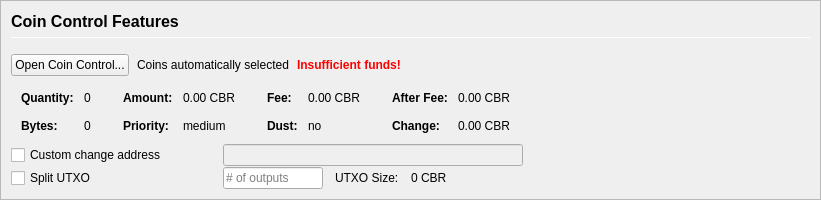
         <widget class="QFrame" name="frameCoinControl">
          <property name="sizePolicy">
           <sizepolicy hsizetype="Expanding" vsizetype="Expanding">
            <horstretch>0</horstretch>
            <verstretch>0</verstretch>
           </sizepolicy>
          </property>
          <property name="maximumSize">
           <size>
            <width>16777215</width>
            <height>16777215</height>
           </size>
          </property>
          <property name="frameShape">
           <enum>QFrame::StyledPanel</enum>
          </property>
          <property name="frameShadow">
           <enum>QFrame::Sunken</enum>
          </property>
          <layout class="QVBoxLayout" name="verticalLayoutCoinControl2">
           <property name="spacing">
            <number>0</number>
           </property>
           <property name="leftMargin">
            <number>0</number>
           </property>
           <property name="topMargin">
            <number>0</number>
           </property>
           <property name="rightMargin">
            <number>0</number>
           </property>
           <property name="bottomMargin">
            <number>0</number>
           </property>
           <item>
            <widget class="QFrame" name="frameCoinControl_BG">
             <layout class="QVBoxLayout" name="verticalLayoutCoinControl" stretch="0,0,0,0,0,0">
              <property name="spacing">
               <number>1</number>
              </property>
              <property name="leftMargin">
               <number>10</number>
              </property>
              <property name="topMargin">
               <number>10</number>
              </property>
              <item>
               <layout class="QHBoxLayout" name="horizontalLayoutCoinControl1">
                <property name="bottomMargin">
                 <number>15</number>
                </property>
                <item>
                 <layout class="QVBoxLayout" name="verticalLayout_3">
                  <property name="spacing">
                   <number>6</number>
                  </property>
                  <item>
                   <widget class="QLabel" name="labelCoinControlFeatures">
                    <property name="sizePolicy">
                     <sizepolicy hsizetype="Preferred" vsizetype="Maximum">
                      <horstretch>0</horstretch>
                      <verstretch>0</verstretch>
                     </sizepolicy>
                    </property>
                    <property name="minimumSize">
                     <size>
                      <width>0</width>
                      <height>20</height>
                     </size>
                    </property>
                    <property name="font">
                     <font>
                      <pointsize>12</pointsize>
                      <weight>75</weight>
                      <bold>true</bold>
                     </font>
                    </property>
                    <property name="styleSheet">
                     <string notr="true">font-weight:bold;</string>
                    </property>
                    <property name="text">
                     <string>Coin Control Features</string>
                    </property>
                   </widget>
                  </item>
                  <item>
                   <widget class="Line" name="line">
                    <property name="minimumSize">
                     <size>
                      <width>0</width>
                      <height>1</height>
                     </size>
                    </property>
                    <property name="maximumSize">
                     <size>
                      <width>16777215</width>
                      <height>1</height>
                     </size>
                    </property>
                    <property name="orientation">
                     <enum>Qt::Horizontal</enum>
                    </property>
                   </widget>
                  </item>
                 </layout>
                </item>
               </layout>
              </item>
              <item>
               <layout class="QHBoxLayout" name="horizontalLayoutCoinControl2" stretch="0,0,0,0">
                <property name="spacing">
                 <number>8</number>
                </property>
                <property name="bottomMargin">
                 <number>10</number>
                </property>
                <item>
                 <widget class="QPushButton" name="pushButtonCoinControl">
                  <property name="styleSheet">
                   <string notr="true"/>
                  </property>
                  <property name="text">
                   <string>Open Coin Control...</string>
                  </property>
                  <property name="autoDefault">
                   <bool>false</bool>
                  </property>
                 </widget>
                </item>
                <item>
                 <widget class="QLabel" name="labelCoinControlAutomaticallySelected">
                  <property name="text">
                   <string>Coins automatically selected</string>
                  </property>
                  <property name="margin">
                   <number>5</number>
                  </property>
                 </widget>
                </item>
                <item>
                 <widget class="QLabel" name="labelCoinControlInsuffFunds">
                  <property name="font">
                   <font>
                    <weight>75</weight>
                    <bold>true</bold>
                   </font>
                  </property>
                  <property name="styleSheet">
                   <string notr="true">color:red;font-weight:bold;</string>
                  </property>
                  <property name="text">
                   <string>Insufficient funds!</string>
                  </property>
                  <property name="margin">
                   <number>5</number>
                  </property>
                 </widget>
                </item>
                <item>
                 <spacer name="horizontalSpacerCoinControl">
                  <property name="orientation">
                   <enum>Qt::Horizontal</enum>
                  </property>
                  <property name="sizeHint" stdset="0">
                   <size>
                    <width>40</width>
                    <height>1</height>
                   </size>
                  </property>
                 </spacer>
                </item>
               </layout>
              </item>
              <item>
               <widget class="QWidget" name="widgetCoinControl" native="true">
                <property name="sizePolicy">
                 <sizepolicy hsizetype="Preferred" vsizetype="Preferred">
                  <horstretch>0</horstretch>
                  <verstretch>0</verstretch>
                 </sizepolicy>
                </property>
                <property name="minimumSize">
                 <size>
                  <width>0</width>
                  <height>0</height>
                 </size>
                </property>
                <property name="styleSheet">
                 <string notr="true"/>
                </property>
                <layout class="QHBoxLayout" name="horizontalLayoutCoinControl5">
                 <property name="leftMargin">
                  <number>0</number>
                 </property>
                 <property name="topMargin">
                  <number>0</number>
                 </property>
                 <property name="rightMargin">
                  <number>0</number>
                 </property>
                 <property name="bottomMargin">
                  <number>0</number>
                 </property>
                 <item>
                  <layout class="QHBoxLayout" name="horizontalLayoutCoinControl3" stretch="0,0,0,1">
                   <property name="spacing">
                    <number>20</number>
                   </property>
                   <property name="topMargin">
                    <number>0</number>
                   </property>
                   <property name="bottomMargin">
                    <number>10</number>
                   </property>
                   <item>
                    <layout class="QFormLayout" name="formLayoutCoinControl1">
                     <property name="horizontalSpacing">
                      <number>10</number>
                     </property>
                     <property name="verticalSpacing">
                      <number>14</number>
                     </property>
                     <property name="leftMargin">
                      <number>10</number>
                     </property>
                     <property name="topMargin">
                      <number>4</number>
                     </property>
                     <property name="rightMargin">
                      <number>6</number>
                     </property>
                     <item row="0" column="0">
                      <widget class="QLabel" name="labelCoinControlQuantityText">
                       <property name="font">
                        <font>
                         <weight>75</weight>
                         <bold>true</bold>
                        </font>
                       </property>
                       <property name="text">
                        <string>Quantity:</string>
                       </property>
                       <property name="margin">
                        <number>0</number>
                       </property>
                      </widget>
                     </item>
                     <item row="0" column="1">
                      <widget class="QLabel" name="labelCoinControlQuantity">
                       <property name="cursor">
                        <cursorShape>IBeamCursor</cursorShape>
                       </property>
                       <property name="contextMenuPolicy">
                        <enum>Qt::ActionsContextMenu</enum>
                       </property>
                       <property name="text">
                        <string notr="true">0</string>
                       </property>
                       <property name="margin">
                        <number>0</number>
                       </property>
                       <property name="textInteractionFlags">
                        <set>Qt::LinksAccessibleByMouse|Qt::TextSelectableByKeyboard|Qt::TextSelectableByMouse</set>
                       </property>
                      </widget>
                     </item>
                     <item row="1" column="0">
                      <widget class="QLabel" name="labelCoinControlBytesText">
                       <property name="font">
                        <font>
                         <weight>75</weight>
                         <bold>true</bold>
                        </font>
                       </property>
                       <property name="text">
                        <string>Bytes:</string>
                       </property>
                      </widget>
                     </item>
                     <item row="1" column="1">
                      <widget class="QLabel" name="labelCoinControlBytes">
                       <property name="cursor">
                        <cursorShape>IBeamCursor</cursorShape>
                       </property>
                       <property name="contextMenuPolicy">
                        <enum>Qt::ActionsContextMenu</enum>
                       </property>
                       <property name="text">
                        <string notr="true">0</string>
                       </property>
                       <property name="textInteractionFlags">
                        <set>Qt::LinksAccessibleByMouse|Qt::TextSelectableByKeyboard|Qt::TextSelectableByMouse</set>
                       </property>
                      </widget>
                     </item>
                    </layout>
                   </item>
                   <item>
                    <layout class="QFormLayout" name="formLayoutCoinControl2">
                     <property name="horizontalSpacing">
                      <number>10</number>
                     </property>
                     <property name="verticalSpacing">
                      <number>14</number>
                     </property>
                     <property name="leftMargin">
                      <number>6</number>
                     </property>
                     <property name="topMargin">
                      <number>4</number>
                     </property>
                     <property name="rightMargin">
                      <number>6</number>
                     </property>
                     <item row="0" column="0">
                      <widget class="QLabel" name="labelCoinControlAmountText">
                       <property name="font">
                        <font>
                         <weight>75</weight>
                         <bold>true</bold>
                        </font>
                       </property>
                       <property name="text">
                        <string>Amount:</string>
                       </property>
                       <property name="margin">
                        <number>0</number>
                       </property>
                      </widget>
                     </item>
                     <item row="0" column="1">
                      <widget class="QLabel" name="labelCoinControlAmount">
                       <property name="cursor">
                        <cursorShape>IBeamCursor</cursorShape>
                       </property>
                       <property name="contextMenuPolicy">
                        <enum>Qt::ActionsContextMenu</enum>
                       </property>
                       <property name="text">
                        <string notr="true">0.00 CBR</string>
                       </property>
                       <property name="textInteractionFlags">
                        <set>Qt::LinksAccessibleByMouse|Qt::TextSelectableByKeyboard|Qt::TextSelectableByMouse</set>
                       </property>
                      </widget>
                     </item>
                     <item row="1" column="0">
                      <widget class="QLabel" name="labelCoinControlPriorityText">
                       <property name="font">
                        <font>
                         <weight>75</weight>
                         <bold>true</bold>
                        </font>
                       </property>
                       <property name="text">
                        <string>Priority:</string>
                       </property>
                      </widget>
                     </item>
                     <item row="1" column="1">
                      <widget class="QLabel" name="labelCoinControlPriority">
                       <property name="cursor">
                        <cursorShape>IBeamCursor</cursorShape>
                       </property>
                       <property name="contextMenuPolicy">
                        <enum>Qt::ActionsContextMenu</enum>
                       </property>
                       <property name="text">
                        <string>medium</string>
                       </property>
                       <property name="textInteractionFlags">
                        <set>Qt::LinksAccessibleByMouse|Qt::TextSelectableByKeyboard|Qt::TextSelectableByMouse</set>
                       </property>
                      </widget>
                     </item>
                    </layout>
                   </item>
                   <item>
                    <layout class="QFormLayout" name="formLayoutCoinControl3">
                     <property name="horizontalSpacing">
                      <number>10</number>
                     </property>
                     <property name="verticalSpacing">
                      <number>14</number>
                     </property>
                     <property name="leftMargin">
                      <number>6</number>
                     </property>
                     <property name="topMargin">
                      <number>4</number>
                     </property>
                     <property name="rightMargin">
                      <number>6</number>
                     </property>
                     <item row="0" column="0">
                      <widget class="QLabel" name="labelCoinControlFeeText">
                       <property name="font">
                        <font>
                         <weight>75</weight>
                         <bold>true</bold>
                        </font>
                       </property>
                       <property name="text">
                        <string>Fee:</string>
                       </property>
                       <property name="margin">
                        <number>0</number>
                       </property>
                      </widget>
                     </item>
                     <item row="0" column="1">
                      <widget class="QLabel" name="labelCoinControlFee">
                       <property name="cursor">
                        <cursorShape>IBeamCursor</cursorShape>
                       </property>
                       <property name="contextMenuPolicy">
                        <enum>Qt::ActionsContextMenu</enum>
                       </property>
                       <property name="text">
                        <string notr="true">0.00 CBR</string>
                       </property>
                       <property name="textInteractionFlags">
                        <set>Qt::LinksAccessibleByMouse|Qt::TextSelectableByKeyboard|Qt::TextSelectableByMouse</set>
                       </property>
                      </widget>
                     </item>
                     <item row="1" column="0">
                      <widget class="QLabel" name="labelCoinControlLowOutputText">
                       <property name="font">
                        <font>
                         <weight>75</weight>
                         <bold>true</bold>
                        </font>
                       </property>
                       <property name="text">
                        <string>Dust:</string>
                       </property>
                      </widget>
                     </item>
                     <item row="1" column="1">
                      <widget class="QLabel" name="labelCoinControlLowOutput">
                       <property name="cursor">
                        <cursorShape>IBeamCursor</cursorShape>
                       </property>
                       <property name="contextMenuPolicy">
                        <enum>Qt::ActionsContextMenu</enum>
                       </property>
                       <property name="text">
                        <string>no</string>
                       </property>
                       <property name="textInteractionFlags">
                        <set>Qt::LinksAccessibleByMouse|Qt::TextSelectableByKeyboard|Qt::TextSelectableByMouse</set>
                       </property>
                      </widget>
                     </item>
                    </layout>
                   </item>
                   <item>
                    <layout class="QFormLayout" name="formLayoutCoinControl4">
                     <property name="horizontalSpacing">
                      <number>10</number>
                     </property>
                     <property name="verticalSpacing">
                      <number>14</number>
                     </property>
                     <property name="leftMargin">
                      <number>6</number>
                     </property>
                     <property name="topMargin">
                      <number>4</number>
                     </property>
                     <property name="rightMargin">
                      <number>6</number>
                     </property>
                     <item row="0" column="0">
                      <widget class="QLabel" name="labelCoinControlAfterFeeText">
                       <property name="font">
                        <font>
                         <weight>75</weight>
                         <bold>true</bold>
                        </font>
                       </property>
                       <property name="text">
                        <string>After Fee:</string>
                       </property>
                       <property name="margin">
                        <number>0</number>
                       </property>
                      </widget>
                     </item>
                     <item row="0" column="1">
                      <widget class="QLabel" name="labelCoinControlAfterFee">
                       <property name="cursor">
                        <cursorShape>IBeamCursor</cursorShape>
                       </property>
                       <property name="contextMenuPolicy">
                        <enum>Qt::ActionsContextMenu</enum>
                       </property>
                       <property name="text">
                        <string notr="true">0.00 CBR</string>
                       </property>
                       <property name="textInteractionFlags">
                        <set>Qt::LinksAccessibleByMouse|Qt::TextSelectableByKeyboard|Qt::TextSelectableByMouse</set>
                       </property>
                      </widget>
                     </item>
                     <item row="1" column="0">
                      <widget class="QLabel" name="labelCoinControlChangeText">
                       <property name="font">
                        <font>
                         <weight>75</weight>
                         <bold>true</bold>
                        </font>
                       </property>
                       <property name="text">
                        <string>Change:</string>
                       </property>
                      </widget>
                     </item>
                     <item row="1" column="1">
                      <widget class="QLabel" name="labelCoinControlChange">
                       <property name="cursor">
                        <cursorShape>IBeamCursor</cursorShape>
                       </property>
                       <property name="contextMenuPolicy">
                        <enum>Qt::ActionsContextMenu</enum>
                       </property>
                       <property name="text">
                        <string notr="true">0.00 CBR</string>
                       </property>
                       <property name="textInteractionFlags">
                        <set>Qt::LinksAccessibleByMouse|Qt::TextSelectableByKeyboard|Qt::TextSelectableByMouse</set>
                       </property>
                      </widget>
                     </item>
                    </layout>
                   </item>
                  </layout>
                 </item>
                </layout>
               </widget>
              </item>
              <item>
               <layout class="QHBoxLayout" name="horizontalLayoutCoinControl4">
                <property name="spacing">
                 <number>12</number>
                </property>
                <property name="sizeConstraint">
                 <enum>QLayout::SetDefaultConstraint</enum>
                </property>
                <property name="topMargin">
                 <number>0</number>
                </property>
                <property name="rightMargin">
                 <number>0</number>
                </property>
                <item>
                 <widget class="QCheckBox" name="checkBoxCoinControlChange">
                  <property name="sizePolicy">
                   <sizepolicy hsizetype="Preferred" vsizetype="Preferred">
                    <horstretch>0</horstretch>
                    <verstretch>0</verstretch>
                   </sizepolicy>
                  </property>
                  <property name="minimumSize">
                   <size>
                    <width>200</width>
                    <height>0</height>
                   </size>
                  </property>
                  <property name="maximumSize">
                   <size>
                    <width>200</width>
                    <height>16777215</height>
                   </size>
                  </property>
                  <property name="toolTip">
                   <string>If this is activated, but the change address is empty or invalid, change will be sent to a newly generated address.</string>
                  </property>
                  <property name="text">
                   <string>Custom change address</string>
                  </property>
                 </widget>
                </item>
                <item>
                 <widget class="QValidatedLineEdit" name="lineEditCoinControlChange">
                  <property name="enabled">
                   <bool>false</bool>
                  </property>
                  <property name="sizePolicy">
                   <sizepolicy hsizetype="Preferred" vsizetype="Preferred">
                    <horstretch>0</horstretch>
                    <verstretch>0</verstretch>
                   </sizepolicy>
                  </property>
                  <property name="minimumSize">
                   <size>
                    <width>300</width>
                    <height>0</height>
                   </size>
                  </property>
                 </widget>
                </item>
                <item>
                 <widget class="QLabel" name="labelCoinControlChangeLabel">
                  <property name="sizePolicy">
                   <sizepolicy hsizetype="Preferred" vsizetype="Preferred">
                    <horstretch>0</horstretch>
                    <verstretch>0</verstretch>
                   </sizepolicy>
                  </property>
                  <property name="minimumSize">
                   <size>
                    <width>100</width>
                    <height>0</height>
                   </size>
                  </property>
                  <property name="text">
                   <string/>
                  </property>
                  <property name="margin">
                   <number>3</number>
                  </property>
                 </widget>
                </item>
               </layout>
              </item>
              <item>
               <layout class="QHBoxLayout" name="horizontalLayoutCoinControl6">
                <property name="spacing">
                 <number>12</number>
                </property>
                <property name="rightMargin">
                 <number>0</number>
                </property>
                <item>
                 <widget class="QCheckBox" name="splitBlockCheckBox">
                  <property name="sizePolicy">
                   <sizepolicy hsizetype="Preferred" vsizetype="Preferred">
                    <horstretch>0</horstretch>
                    <verstretch>0</verstretch>
                   </sizepolicy>
                  </property>
                  <property name="minimumSize">
                   <size>
                    <width>200</width>
                    <height>0</height>
                   </size>
                  </property>
                  <property name="maximumSize">
                   <size>
                    <width>200</width>
                    <height>16777215</height>
                   </size>
                  </property>
                  <property name="text">
                   <string>Split UTXO</string>
                  </property>
                 </widget>
                </item>
                <item>
                 <widget class="QLineEdit" name="splitBlockLineEdit">
                  <property name="sizePolicy">
                   <sizepolicy hsizetype="Preferred" vsizetype="Preferred">
                    <horstretch>50</horstretch>
                    <verstretch>0</verstretch>
                   </sizepolicy>
                  </property>
                  <property name="minimumSize">
                   <size>
                    <width>100</width>
                    <height>0</height>
                   </size>
                  </property>
                  <property name="maximumSize">
                   <size>
                    <width>100</width>
                    <height>16777215</height>
                   </size>
                  </property>
                  <property name="placeholderText">
                   <string># of outputs</string>
                  </property>
                 </widget>
                </item>
                <item>
                 <widget class="QLabel" name="labelBlockSizeText">
                  <property name="text">
                   <string>UTXO Size:</string>
                  </property>
                 </widget>
                </item>
                <item>
                 <widget class="QLabel" name="labelBlockSize">
                  <property name="text">
                   <string>0 CBR</string>
                  </property>
                 </widget>
                </item>
                <item>
                 <spacer name="horizontalSpacer_7">
                  <property name="orientation">
                   <enum>Qt::Horizontal</enum>
                  </property>
                  <property name="sizeHint" stdset="0">
                   <size>
                    <width>40</width>
                    <height>20</height>
                   </size>
                  </property>
                 </spacer>
                </item>
               </layout>
              </item>
              <item>
               <spacer name="verticalSpacerCoinControl">
                <property name="orientation">
                 <enum>Qt::Vertical</enum>
                </property>
                <property name="sizeHint" stdset="0">
                 <size>
                  <width>800</width>
                  <height>1</height>
                 </size>
                </property>
               </spacer>
              </item>
             </layout>
            </widget>
           </item>
          </layout>
         </widget>
